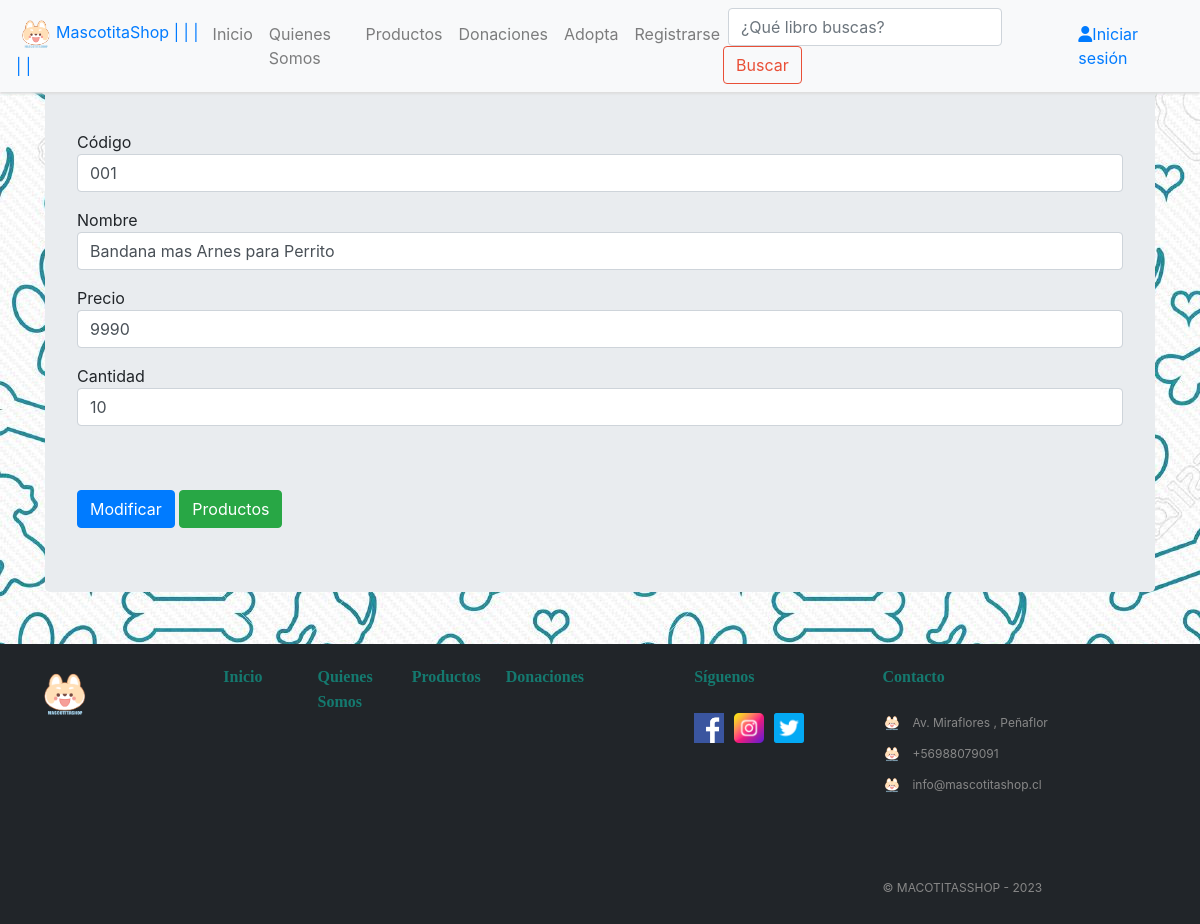
/modificarproducto/001, run on the app's committed database.
### mascotas/models.py (models this page shows, shortened)
class Producto(models.Model):
    codigo = models.CharField(primary_key=True, max_length=10, unique=True)
    nombre = models.CharField(max_length=100)
    precio=models.IntegerField(blank=True, null=True, verbose_name="Precio")
    cantidad = models.PositiveIntegerField(default=0)
    imagen = models.ImageField(upload_to='producto_imagenes', null=True, blank=True)

### mascotas/views.py (the view)
# urls.py: path('modificarproducto/<id>',modificarPro,name='modificarproducto'),
def modificarPro(request, id):
    producto = Producto.objects.get(codigo=id) #buscamos el objeto x patente = id
    datos ={
        'form': ProductoForm(instance=producto) #instanciamos el obj. en un obj. de tipo formulario
    }
    if request.method=='POST':
        formulario = ProductoForm(data=request.POST, instance=producto)
        if formulario.is_valid:
            formulario.save()
            return redirect('mostrarProducto')
    return render(request, 'modificarproducto.html', datos)

### mascotas/context_processor.py (called while the page is built, shortened)
def total_carrito(request):
    total = 0
    return {'total_carrito':int(total)}

### mascotas/templates/modificarproducto.html (shortened to what this page needs)
{% extends "base.html" %}
{% block content %}
<!DOCTYPE html>
<html lang="en">
<head>
    {% load static %}
    <link rel="stylesheet" href="https://cdnjs.cloudflare.com/ajax/libs/font-awesome/4.7.0/css/font-awesome.min.css">
    <link href="{% static 'css/bootstrap.min.css' %}" rel="stylesheet">
    <link href="{% static 'css/estilos.css' %}" rel="stylesheet">
</head>
<body>
    <div class="container">
        <div class="row">
            <div class="col-12">
                <div class="jumbotron">
                    <h3>Modificar Productos</h3><br>
                    <form method="POST" action="#" id="formulario" enctype="multipart/form-data">
            <div class="form-group" readonly>
                {{ form.codigo.label}}
                {{ form.codigo}}
            </div>
            <div class="form-group">
                {{ form.nombre.label}}
                {{ form.nombre}}
            </div>
            <div class="form-group">
                {{ form.precio.label}}
                {{ form.precio}}
            </div>
            <div class="form-group">
                {{ form.cantidad.label}}
                {{ form.cantidad}}
            </div>
            <br><br>
            <input type="submit" class="btn btn-primary" value="Modificar">
            <a href="{% url 'mostrarProducto' %}" class="btn btn-success">Productos</a>
                    </form>
                </div>
            </div>
        </div>
    </div>
    <footer>
        <div class="row col-12">
            <div class="col-lg-2">
                <a href="{% url 'index' %}"><img src="{% static 'img/MASCOTITASHOP-LOGO.png' %}" href="{% url 'index' %}" alt="logoBookStop" width="60px"></a>
            </div>
            <div class="col-lg-1">
                <a href="{% url 'index' %}" id="linkFooter"style="color: #198b; font-family: cursive;" ><strong>Inicio</strong></a>
            </div>
            <div class="col-lg-1">
                <a href="{% url 'quienes_somos' %}" id="linkFooter"style="color: #198b; font-family: cursive;"><strong>Quienes Somos</strong></a>
            </div>
            <div class="col-lg-1">
                <a href="{% url 'productos' %}" id="linkFooter"style="color: #198b; font-family: cursive;"><strong>Productos</strong></a>
            </div>
            <div class="col-lg-2">
                <a href="{% url 'index' %}" id="linkFooter"style="color: #198b; font-family: cursive;"><strong>Donaciones</strong></a>
            </div>
            <div class="col-lg-2">
                <strong style="color: #198b; font-family: cursive;">Síguenos</strong>
                <br><br>
                <div class="row">
                    <a href="https://www.facebook.com/"><img src="{% static 'img/fb.png' %}" alt="" width="30px" height="30px"style=" margin-left: 15px;"></a>
                    <a href="https://www.instagram.com/"><img src="{% static 'img/instagram.png' %}" alt="" width="30px" height="30px" style=" margin-left: 10px;"></a>
                    <a href="https://www.twitter.com/"><img src="{% static 'img/twitter.png' %}" alt="" width="30px" height="30px" style=" margin-left: 10px;"></a>
                </div>
            </div>
            <div class="col-lg-3">
                <strong style="color: #198b; font-family: cursive;">Contacto</strong>
                <br><br>
                <div class="row">
                    <img src="{% static 'img/MASCOTITASHOP-LOGO.png' %}" alt="" width="20px" height="20px"
                        style="margin-right: 10px; margin-left: 15px;">
                    <p>Av. Miraflores , Peñaflor</p>
                </div>
                <div class="row">
                    <img src="{% static 'img/MASCOTITASHOP-LOGO.png' %}" alt="" width="20px" height="20px"
                        style="margin-right: 10px; margin-left: 15px;">
                    <p>+56988079091</p>
                </div>
                <div class="row">
                    <img src="{% static 'img/MASCOTITASHOP-LOGO.png' %}" alt="" width="20px" height="20px"
                        style="margin-right: 10px; margin-left: 15px;">
                    <p>info@mascotitashop.cl</p>
                </div>
                <br><br><br>
                <p>&copy; MACOTITASSHOP - 2023</p>
            </div>
        </div>
    </footer>
</body>
</html>
{% endblock %}

### mascotas/static/css/estilos.css (style rules this page uses)
body { background-image: url('/static/img/prueba 2.jpg'); }
footer { padding: 20px; color: #c5c5c5; background-color: #212529; height: 280px; margin-top: 20px; }
footer div p { font-size: 12px; color: #888888; padding-top: 5px; line-height: 10px; }
#linkFooter { color: #c5c5c5; text-decoration: none; }

### data on the page
Producto: codigo "001", nombre "Bandana mas Arnes para Perrito", precio "9990", cantidad "10"
